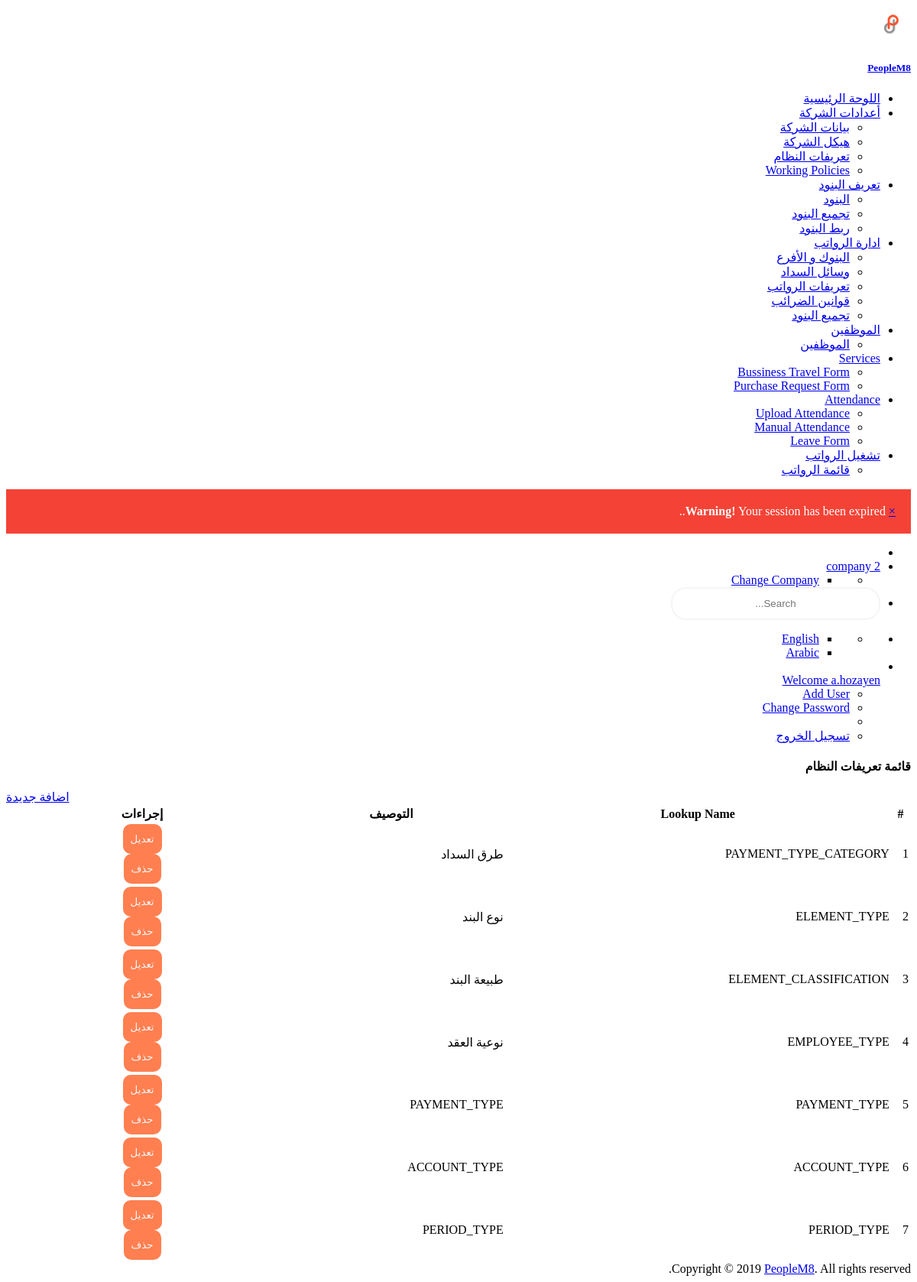
The page /defenition/lookups/list/ (signed in) on the database its author committed.
### custom_user/models.py (models this page shows)
class User(AbstractUser):
    emp_type_list = [("A", _("Admin")),
                     ("E", _("Employee"))]
    company = models.ForeignKey(Enterprise, null=True, blank=True, on_delete=models.CASCADE, related_name='company_user', verbose_name=_('Name'))
    employee_type = models.CharField(max_length=3, choices=emp_type_list, verbose_name=_('Employee Type'))
    business_unit_name = models.CharField(max_length=150, null=True, blank=True, verbose_name=_('Business Unit Name'))
    reg_tax_num = models.CharField(max_length=150, null=True, blank=True, verbose_name=_('Reg Tax Num'))
    commercail_record = models.CharField(max_length=150, null=True, blank=True, verbose_name=_('Commercail Record '))

### company/models.py (models this page shows)
class Enterprise(models.Model):
    enterprise_user = models.ForeignKey(settings.AUTH_USER_MODEL, on_delete=models.CASCADE, related_name="company_user")
    name = models.CharField(max_length=255, verbose_name=_('Company Name'))
    reg_tax_num = models.CharField(max_length=150, verbose_name=_('Reg Tax Num'))
    commercail_record = models.CharField(max_length=150, verbose_name=_('Commercial Record'))
    address1 = models.CharField(max_length=255, blank=True, null=True, verbose_name=_('Address1'))
    phone = models.CharField(max_length=255, blank=True, null=True, verbose_name=_('Phone'))
    mobile = models.CharField(max_length=255, blank=True, null=True, verbose_name=_('Mobile'))
    fax = models.CharField(max_length=255, blank=True, null=True, verbose_name=_('Fax'))
    email = models.EmailField(blank=True, null=True, verbose_name=_('Email'))
    country = models.ForeignKey(Country, on_delete=models.CASCADE, null=True, blank=True, verbose_name=_('Country'))
    slug = models.SlugField(blank=True, null=True)
    start_date = models.DateField(auto_now=False, auto_now_add=False, default=date.today, verbose_name=_('Start Date'))
    end_date = models.DateField(auto_now=False, auto_now_add=False, blank=True, null=True, verbose_name=_('End Date'))
    created_by = models.ForeignKey(settings.AUTH_USER_MODEL, blank=False, on_delete=models.CASCADE,
                                   related_name="company_created_by")
    creation_date = models.DateField(auto_now=True, auto_now_add=False)
    last_update_by = models.ForeignKey(settings.AUTH_USER_MODEL, blank=True, null=True, on_delete=models.CASCADE,
                                       related_name="company_last_update_by")
    last_update_date = models.DateField(auto_now=False, auto_now_add=True)
    attribute1 = models.CharField(max_length=255)
    attribute2 = models.CharField(max_length=255)
    attribute3 = models.CharField(max_length=255)
    attribute4 = models.CharField(max_length=255)
    attribute5 = models.CharField(max_length=255)
    attribute6 = models.CharField(max_length=255)
    attribute7 = models.CharField(max_length=255)
    attribute8 = models.CharField(max_length=255)
    attribute9 = models.CharField(max_length=255)
    attribute10 = models.CharField(max_length=255)
    attribute11 = models.CharField(max_length=255)
    attribute12 = models.CharField(max_length=255)
    attribute13 = models.CharField(max_length=255)
    attribute14 = models.CharField(max_length=255)
    attribute15 = models.CharField(max_length=255)
    def __str__(self):
        return self.name

### defenition/models.py (models this page shows, shortened)
class LookupType(models.Model):
    enterprise = models.ForeignKey(Enterprise, on_delete=models.CASCADE,related_name='enterprise_lookup_type', verbose_name=_('Enterprise Name'))
    lookup_type_name	=	models.CharField(max_length=100,verbose_name=_('Lookup Type'))
    lookup_type_description	=	models.CharField(max_length=255, null=True, blank=True,verbose_name=_('Description'))
    start_date	=	models.DateField(auto_now=False, auto_now_add=False, default=date.today,blank=True, null=True ,verbose_name=_('Start Date'))
    end_date	=	models.DateField(auto_now=False, auto_now_add=False, blank=True, null=True,verbose_name=_('End Date'))
    created_by =    models.ForeignKey(settings.AUTH_USER_MODEL, blank=False,on_delete=models.CASCADE,related_name="lookup_type_created_by")
    creation_date	=	models.DateField(auto_now=True, auto_now_add=False)
    last_update_by	=	models.ForeignKey(settings.AUTH_USER_MODEL, null=True, blank=True,on_delete=models.CASCADE,related_name="lookup_type_last_update_by")
    last_update_date	=	models.DateField(auto_now=False, auto_now_add=True)
    objects = LookupTypeManager()

### defenition/views.py (the view)
# urls.py: path('list/', views.listLookupView, name='list-lookups'),
@login_required(login_url='/login')
def listLookupView(request):
    lookup_list = LookupType.objects.all(user=request.user)
    lookupContext = {
                     'page_title':_("Lookup list"),
                     'lookup_list': lookup_list}
    return render(request, 'lookups-list.html', lookupContext)

### defenition/manager.py (called while the page is built)
    def all(self,user, *args, **kwargs):
        return super(LookupTypeManager, self).filter((Q(enterprise__enterprise_user = user) | Q(enterprise=1))).filter(Q(end_date__gte=date.today())|Q(end_date__isnull=True))

### defenition/templates/lookups-list.html (shortened to what this page needs)
{% extends 'master.html'%}
{% load staticfiles%}
{% load crispy_forms_tags %}
{% load l10n %}
{% load i18n %}
{% block body%}
<div class="container-fluid">
  <div class="row" style="margin-left:0px;">
    <div class="col-md-8">
      <h4 class="c-grey-900">{{page_title|title}}</h4>
    </div>
    <div class="col-md-4">
      <div class="gap-10 peers {% if LANGUAGE_BIDI %} push-left {% else %} push-right {% endif %} ">
        <div class="peer"><a href="{% url 'defenition:lookup-create' %}" class="btn cur-p btn-primary">{% trans "Add" %}</a></div>
      </div>
    </div>
  </div>
  <div class="row" style="margin-left:0px;">
    <div class="col-md-12">
      <div class="bgc-white bd bdrs-3 p-20 mB-20">
        <table class="table table-striped table-bordered" id="dataTable" width="100%">
          <thead>
            <tr>
              <th>#</th>
              <th>{% trans "Lookup Name" %}</th>
              <th>{% trans "Description" %}</th>
              <th width="30%">{% trans "Actions" %}</th>
            </tr>
          </thead>
          <tbody>
            {% for x in lookup_list %}
            <tr>
              <td scope="row">{{ forloop.counter }}</td>
              <td>{{ x.lookup_type_name }}</td>
              <td>{{ x.lookup_type_description }}</td>
              <td class="Actions">
                <div class="gap-10 peers">
                  <div class="peer">
                    <a href="{% url 'defenition:update-lookup' pk=x.id %}">
                      <button type="button" class="btn cur-p btn-outline-primary">{% trans "Update" %}</button>
                    </a>
                  </div>
                  <div class="peer">
                    <a href="#">
                      <button type="button" class="btn cur-p btn-outline-danger" data-toggle="modal" data-target="#delete-modal{{x.pk}}">{% trans "Delete" %}</button>
                    </a>
                  </div>
                </div>
              </td>
            </tr>
            {% endfor %}
          </tbody>
        </table>
      </div>
    </div>
  </div>
</div>
{% endblock body%}

### MashreqPayroll/templates/top_nav.html (shortened to what this page needs)
{% load staticfiles %}
{% load i18n %}
{% load l10n %}
{% get_current_language_bidi as LANGUAGE_BIDI %}
<div class="header-container">
  <ul class="{% if LANGUAGE_BIDI %} nav-right {% else %} nav-left {% endif %}">
    <li><a id="sidebar-toggle" class="sidebar-toggle" href="javascript:void(0);"></a></li>
    <li class="notifications dropdown">
      <a href="#" class="dropdown-toggle no-after" data-toggle="dropdown">
        {% if LANGUAGE_BIDI %}
        <span class="fsz-sm c-grey-900">{{request.user.company}}</span>
        {% else %}
        <span class="fsz-sm c-grey-900">{{request.user.company}}</span>
        <i class="ti-angle-down" style="font-size: xx-small;"></i>
        {% endif %}
      </a>
      <ul class="dropdown-menu" style="min-width: 125px;">
        <li>
          <ul class="dropdown-menu p-5 fsz-sm" style="position: relative;">
            <li><a href="{% url 'company:user-companies-list' %}" class="d-b td-n pY-5 bgcH-grey-100 c-grey-700">{% trans "Change Company" %}</a></li>
          </ul>
        </li>
      </ul>
    </li>
    <li class="search-input"><input class="form-control" type="text" placeholder="Search..."></li>
  </ul>
  <ul class="{% if LANGUAGE_BIDI %} nav-left {% else %} nav-right {% endif %}">
    <li class="notifications dropdown">
      <ul class="dropdown-menu" style="min-width: 125px;">
        <li>
          <ul class="ovY-a pos-r scrollable lis-n p-0 m-0 fsz-sm">
            <li><a href="{% url 'home:en' %}" class="peers fxw-nw td-n p-20 bdB c-grey-800 cH-blue bgcH-grey-100">English</a></li>
            <li><a href="{% url 'home:ar' %}" class="peers fxw-nw td-n p-20 bdB c-grey-800 cH-blue bgcH-grey-100">Arabic</a></li>
          </ul>
        </li>
      </ul>
    </li>
    <li class="dropdown">
      <a href="#" class="dropdown-toggle no-after peers fxw-nw ai-c lh-1" data-toggle="dropdown">
        <div class="peer mR-10"><img class="w-2r bdrs-50p" src="#" alt=""></div>
        <div class="peer"><span class="fsz-sm c-grey-900">Welcome {{request.user}}</span></div>
      </a>
      <ul class="dropdown-menu fsz-sm">
        {% if request.user.employee_type == 'A'%}
        <li><a href="{% url 'home:new-user' %}" class="d-b td-n pY-5 bgcH-grey-100 c-grey-700">
            <span>{% trans "Add User" %}</span></a>
        </li>
        {% endif %}
        <li><a href="{% url 'home:password_change' %}" class="d-b td-n pY-5 bgcH-grey-100 c-grey-700">
            <span>{% trans "Change Password" %}</span></a>
        </li>
        <li role="separator" class="divider"></li>
        {% if user.is_authenticated %}
        <li>
          <a href="{% url 'home:logout' %}" class="d-b td-n pY-5 bgcH-grey-100 c-grey-700">
             <span>{% trans "Log out" %}</span>
          </a>
        </li>
        {% else %}
        <li>
          <a href="{% url 'home:user-login' %}" class="d-b td-n pY-5 bgcH-grey-100 c-grey-700">
            <i class="ti-power-off mR-10"></i> <span>{% trans "Log in" %}</span>
          </a>
        </li>
        {% endif %}
      </ul>
    </li>
  </ul>
</div>

### MashreqPayroll/static/css/style-main-ar.css (style rules this page uses)
body { text-align: right !important; }
input { border: 2px solid whitesmoke; border-radius: 20px; padding: 12px 10px; text-align: center; width: 250px; }
button { border: none; border-radius: 10px; padding: 12px 10px; text-align: center; cursor: pointer; background: coral; color: whitesmoke; }
.Actions { display: block ruby; text-align: center; }
.push-left { float: left; }

### MashreqPayroll/static/css/style.css (style rules this page uses)
th { text-align: center; }

### rows shown on the page
User: user.company "company 2", user "a.hozayen"
LookupType: lookup_type_name "PAYMENT_TYPE_CATEGORY", lookup_type_description "طرق السداد"
LookupType: lookup_type_name "ELEMENT_TYPE", lookup_type_description "نوع البند"
LookupType: lookup_type_name "ELEMENT_CLASSIFICATION", lookup_type_description "طبيعة البند"
LookupType: lookup_type_name "EMPLOYEE_TYPE", lookup_type_description "نوعية العقد"
LookupType: lookup_type_name "PAYMENT_TYPE", lookup_type_description "PAYMENT_TYPE"
LookupType: lookup_type_name "ACCOUNT_TYPE", lookup_type_description "ACCOUNT_TYPE"
LookupType: lookup_type_name "PERIOD_TYPE", lookup_type_description "PERIOD_TYPE"

### other values the page prints
{{ message|safe }} "Your session has been expired."
{{ page_title|title }} "قائمة تعريفات النظام"
